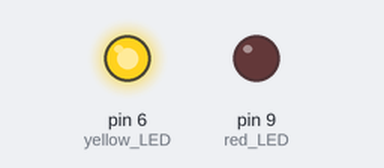
Recording of a sketch running on a simulated Arduino Uno, built with avr-gcc and run on an emulated ATmega328P. On the bench: output pins drawn as LEDs (lit = HIGH).

Above: at 0.2 s.
At 5.2 s:
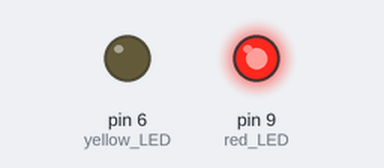
At 9.7 s:
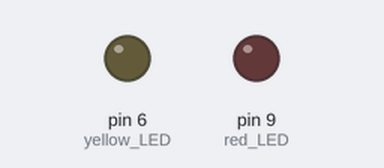
Timing chart, 0 to 10.4 s (numbered marks = the images above):
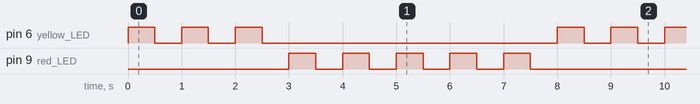

The sketch:

15_For_Loops_Arduino.ino
```cpp
int red_LED = 9;
int yellow_LED = 6;

int red_delay = 500;
int yellow_delay = 500;

int yellow_blink = 3;
int red_blink = 5;

// int j;

void setup() {
  // put your setup code here, to run once:
  pinMode(red_LED, OUTPUT);
  pinMode(yellow_LED, OUTPUT);
}

void loop() {
  // put your main code here, to run repeatedly:

  for (int j = 1; j <= yellow_blink; j = j + 1){
    digitalWrite(yellow_LED, HIGH);
    delay(yellow_delay);
    digitalWrite(yellow_LED, LOW);
    delay(yellow_delay);
  }


  for (int j = 1; j <= red_blink; j = j + 1){
    digitalWrite(red_LED, HIGH);
    delay(red_delay);
    digitalWrite(red_LED, LOW);
    delay(red_delay);
  }
}
```

Measured:
- by itself, pin 6 (yellow_LED): repeats every 8.0 s: 2 × (LOW 0.50 s, HIGH 0.50 s), LOW 5.5 s, HIGH 0.50 s
- by itself, pin 9 (red_LED): repeats every 8.0 s: 4 × (LOW 0.50 s, HIGH 0.50 s), LOW 3.5 s, HIGH 0.50 s
- by itself, everything shown: repeats every 8.0 s, in 16 steps
